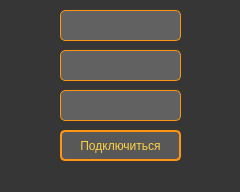
<?xml version="1.0" encoding="UTF-8"?>
<ui version="4.0">
 <class>LoginWindow</class>
 <widget class="QDialog" name="LoginWindow">
  <property name="geometry">
   <rect>
    <x>0</x>
    <y>0</y>
    <width>240</width>
    <height>192</height>
   </rect>
  </property>
  <property name="windowTitle">
   <string>Ввод имени</string>
  </property>
  <property name="styleSheet">
   <string notr="true">background:rgb(54, 54, 54);</string>
  </property>
  <widget class="QPushButton" name="LoginButton">
   <property name="enabled">
    <bool>true</bool>
   </property>
   <property name="geometry">
    <rect>
     <x>60</x>
     <y>130</y>
     <width>121</width>
     <height>31</height>
    </rect>
   </property>
   <property name="styleSheet">
    <string notr="true">background:rgb(88, 88, 88);
color:rgb(255, 209, 69);
border:2px solid rgb(255, 149, 19);
border-radius:5px;</string>
   </property>
   <property name="text">
    <string>Подключиться</string>
   </property>
  </widget>
  <widget class="QLineEdit" name="nameLineEdit">
   <property name="enabled">
    <bool>true</bool>
   </property>
   <property name="geometry">
    <rect>
     <x>60</x>
     <y>10</y>
     <width>121</width>
     <height>31</height>
    </rect>
   </property>
   <property name="styleSheet">
    <string notr="true">background:rgb(97, 97, 97);
color:rgb(255, 209, 69);
border:1px solid rgb(255, 149, 19);
border-radius:5px;</string>
   </property>
   <property name="text">
    <string/>
   </property>
   <property name="alignment">
    <set>Qt::AlignCenter</set>
   </property>
   <property name="placeholderText">
    <string/>
   </property>
  </widget>
  <widget class="QLineEdit" name="passEdit">
   <property name="enabled">
    <bool>true</bool>
   </property>
   <property name="geometry">
    <rect>
     <x>60</x>
     <y>50</y>
     <width>121</width>
     <height>31</height>
    </rect>
   </property>
   <property name="styleSheet">
    <string notr="true">background:rgb(97, 97, 97);
color:rgb(255, 209, 69);
border:1px solid rgb(255, 149, 19);
border-radius:5px;</string>
   </property>
   <property name="text">
    <string/>
   </property>
   <property name="alignment">
    <set>Qt::AlignCenter</set>
   </property>
   <property name="placeholderText">
    <string/>
   </property>
  </widget>
  <widget class="QLineEdit" name="address">
   <property name="enabled">
    <bool>true</bool>
   </property>
   <property name="geometry">
    <rect>
     <x>60</x>
     <y>90</y>
     <width>121</width>
     <height>31</height>
    </rect>
   </property>
   <property name="styleSheet">
    <string notr="true">background:rgb(97, 97, 97);
color:rgb(255, 209, 69);
border:1px solid rgb(255, 149, 19);
border-radius:5px;</string>
   </property>
   <property name="text">
    <string/>
   </property>
   <property name="alignment">
    <set>Qt::AlignCenter</set>
   </property>
   <property name="placeholderText">
    <string/>
   </property>
  </widget>
 </widget>
 <resources/>
 <connections/>
</ui>
